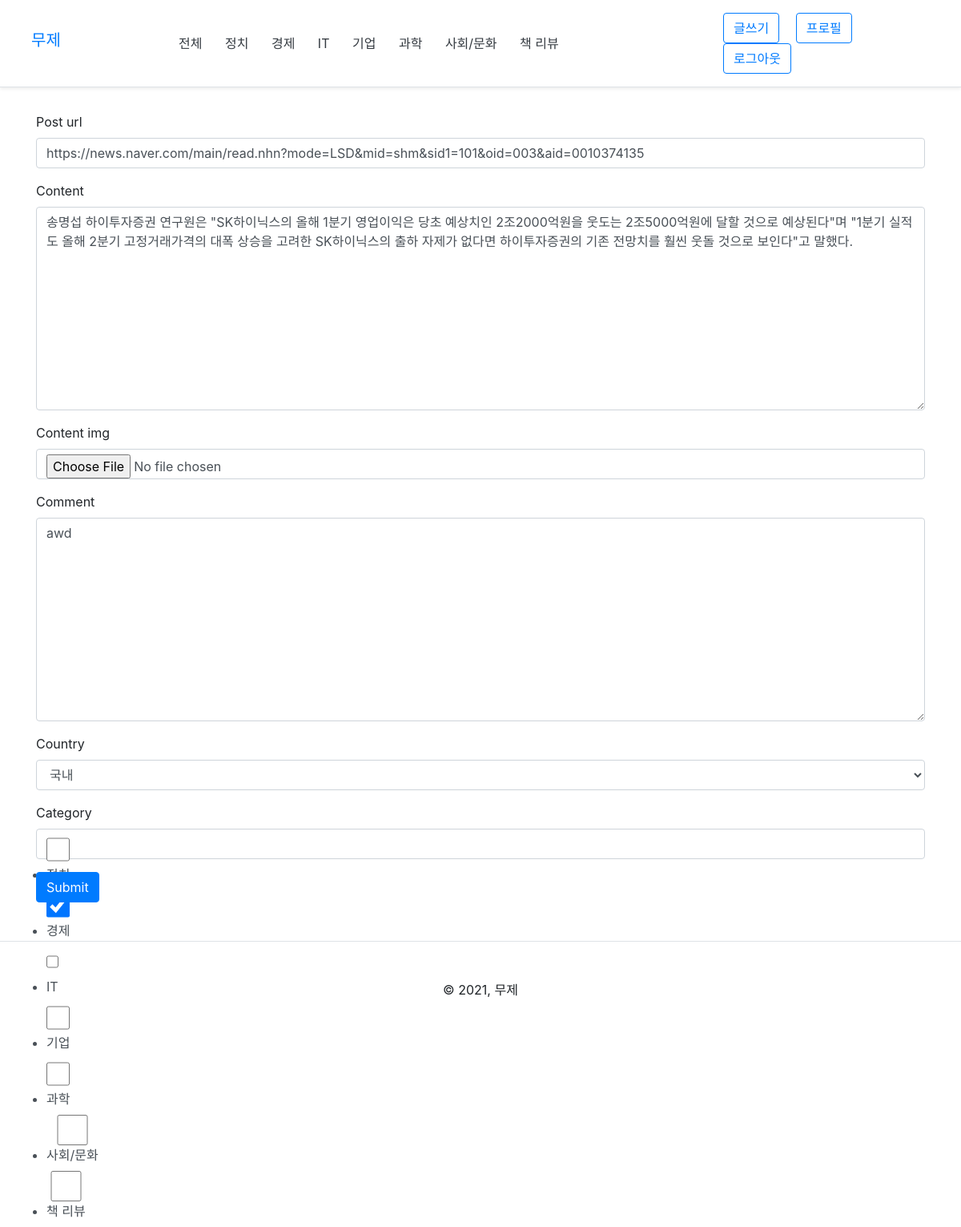
Screenshot of /edit/34/ (signed in) with the database file from the repository.
### posts/models.py (models this page shows, shortened)
class BaseModel(models.Model):
    created_at = models.DateTimeField(auto_now_add=True)
    updated_at = models.DateTimeField(auto_now=True)

class Posts(BaseModel):
    class CountryChoice(models.TextChoices):
        KOREA = "K", "국내"
        WORLD = "W", "해외"
    user = models.ForeignKey(settings.AUTH_USER_MODEL, related_name="posts", on_delete=CASCADE)
    title = models.CharField(max_length=100)
    image = models.TextField(blank=True)
    content = models.TextField()
    content_img = models.ImageField(upload_to="posts/%Y/%m/%d", blank=True, null=True)
    comment = models.TextField(blank=True, null=True)
    post_url = models.URLField()
    country = models.CharField(max_length=2, choices=CountryChoice.choices)
    category = models.ManyToManyField("Category")
    tag = models.ManyToManyField("Tag", blank=True)
    like_user_set = models.ManyToManyField(settings.AUTH_USER_MODEL, blank=True, related_name="like_user_set")
    class Meta:
        ordering = ['-id']
        verbose_name_plural = "Posts"

### posts/views.py (the view)
# urls.py: path('edit/<int:pk>/', views.post_edit, name="posts_edit"),
@login_required
def post_edit(request, pk):
    post = get_object_or_404(models.Posts, pk=pk)
    if request.method == 'POST':
        form = forms.PostForm(request.POST, request.FILES, instance=post)
        if form.is_valid:
            post = form.save(commit=False)
            if post.user == request.user:
                url = form.cleaned_data.get("post_url")
                post.title = title_crawling(url)[0]
                post.save()
                form.save_m2m()
                return redirect("posts:posts_detail", pk=pk)
            else:
                raise Http404
    else:
        if post.user == request.user:
            form = forms.PostForm(instance=post)
        else:
            raise Http404
    return render(request, "posts/posts_edit.html", {'forms':form})

### posts/forms.py
class PostForm(forms.ModelForm):
    class Meta:
        model = models.Posts
        fields = ["post_url", "content", "content_img", "comment", "country","category"]
        widgets = {
            "post_url" : forms.URLInput(),
            "category" : forms.CheckboxSelectMultiple()
        }

### accounts/models.py (called while the page is built)
    def get_absolute_url(self):
        return reverse("accounts:profile", kwargs={"pk": self.pk})

### posts/models.py (called while the page is built)
    def __str__(self):
        return self.name

### templates/posts/posts_edit.html (shortened to what this page needs)
{% extends 'layout.html' %}
{% load bootstrap4 %}
{% block content %}
<div class="container">
    <form action="" method="POST" enctype="multipart/form-data">
        {% bootstrap_form forms %}
        {% buttons %}
        <button type="submit" class="btn btn-primary">
            {{ submit_label|default:"Submit" }}
        </button>
        {% endbuttons %}
    </form>
</div>
{% endblock %}

### rows the page displays
Posts: post_url "https://news.naver.com/main/read.nhn?mode=LSD&mid=shm&sid1=101&oid=003&aid=0010374135", content "송명섭 하이투자증권 연구원은 \"SK하이닉스의 올해 1분기 영업이익은 당초 예상치인 2조2000억원을 웃도는 2조5000억원에 달할 것으로 예상된다\"며 \"1분기 실적도 올해 2분기 고정거래가격의 대폭 상승을 고려한 SK하이닉스의 출하 자제가 없다면 하이투자증권의 기존 전망치를 훨씬 웃돌 것으로 보인다\"고 말했다.", comment "awd", country "국내"

### other values shown
{{ submit_label|default:"Submit" }} "Submit"
